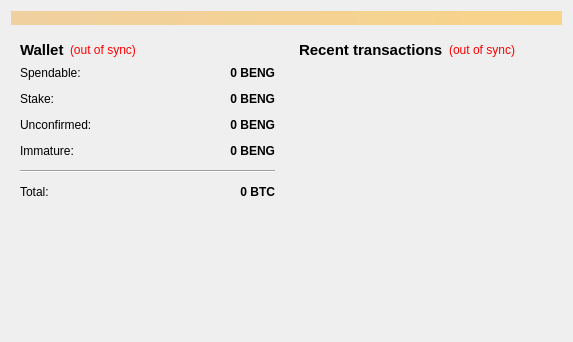
<?xml version="1.0" encoding="UTF-8"?>
<ui version="4.0">
 <class>OverviewPage</class>
 <widget class="QWidget" name="OverviewPage">
  <property name="geometry">
   <rect>
    <x>0</x>
    <y>0</y>
    <width>573</width>
    <height>342</height>
   </rect>
  </property>
  <property name="windowTitle">
   <string>Form</string>
  </property>
  <layout class="QVBoxLayout" name="topLayout">
   <item>
    <widget class="QLabel" name="labelAlerts">
     <property name="visible">
      <bool>false</bool>
     </property>
     <property name="styleSheet">
      <string notr="true">background-color: qlineargradient(x1: 0, y1: 0, x2: 1, y2: 0, stop:0 #F0D0A0, stop:1 #F8D488);  color:#000000
</string>
     </property>
     <property name="wordWrap">
      <bool>true</bool>
     </property>
     <property name="margin">
      <number>3</number>
     </property>
    </widget>
   </item>
   <item>
    <layout class="QHBoxLayout" name="horizontalLayout" stretch="1,1">
     <item>
      <layout class="QVBoxLayout" name="verticalLayout_2">
       <item>
        <widget class="QWidget" name="widget" native="true">
         <layout class="QVBoxLayout" name="verticalLayout_4">
          <item>
           <layout class="QHBoxLayout" name="horizontalLayout_4">
            <item>
             <widget class="QLabel" name="label_5">
              <property name="font">
               <font>
                <pointsize>11</pointsize>
                <weight>75</weight>
                <bold>true</bold>
               </font>
              </property>
              <property name="text">
               <string>Wallet</string>
              </property>
             </widget>
            </item>
            <item>
             <widget class="QLabel" name="labelWalletStatus">
              <property name="toolTip">
               <string>The displayed information may be out of date. Your wallet automatically synchronizes with the Bitengen network after a connection is established, but this process has not completed yet.</string>
              </property>
              <property name="styleSheet">
               <string notr="true">QLabel { color: red; }</string>
              </property>
              <property name="text">
               <string notr="true">(out of sync)</string>
              </property>
              <property name="alignment">
               <set>Qt::AlignLeading|Qt::AlignLeft|Qt::AlignVCenter</set>
              </property>
             </widget>
            </item>
            <item>
             <spacer name="horizontalSpacer_2">
              <property name="orientation">
               <enum>Qt::Horizontal</enum>
              </property>
              <property name="sizeHint" stdset="0">
               <size>
                <width>40</width>
                <height>20</height>
               </size>
              </property>
             </spacer>
            </item>
           </layout>
          </item>
          <item>
           <layout class="QFormLayout" name="formLayout_2">
            <property name="fieldGrowthPolicy">
             <enum>QFormLayout::AllNonFixedFieldsGrow</enum>
            </property>
            <property name="horizontalSpacing">
             <number>12</number>
            </property>
            <property name="verticalSpacing">
             <number>12</number>
            </property>
            <item row="0" column="0">
             <widget class="QLabel" name="label">
              <property name="text">
               <string>Spendable:</string>
              </property>
             </widget>
            </item>
            <item row="0" column="1">
             <widget class="QLabel" name="labelBalance">
              <property name="font">
               <font>
                <weight>75</weight>
                <bold>true</bold>
               </font>
              </property>
              <property name="cursor">
               <cursorShape>IBeamCursor</cursorShape>
              </property>
              <property name="toolTip">
               <string>Your current spendable balance</string>
              </property>
              <property name="text">
               <string notr="true">0 BENG</string>
              </property>
              <property name="alignment">
               <set>Qt::AlignRight|Qt::AlignTrailing|Qt::AlignVCenter</set>
              </property>
              <property name="textInteractionFlags">
               <set>Qt::LinksAccessibleByMouse|Qt::TextSelectableByKeyboard|Qt::TextSelectableByMouse</set>
              </property>
             </widget>
            </item>
            <item row="1" column="0">
             <widget class="QLabel" name="label_6">
              <property name="text">
               <string>Stake:</string>
              </property>
             </widget>
            </item>
            <item row="1" column="1">
             <widget class="QLabel" name="labelStake">
              <property name="font">
               <font>
                <weight>75</weight>
                <bold>true</bold>
               </font>
              </property>
              <property name="cursor">
               <cursorShape>IBeamCursor</cursorShape>
              </property>
              <property name="toolTip">
               <string>Total of coins that was staked, and do not yet count toward the current balance</string>
              </property>
              <property name="text">
               <string notr="true">0 BENG</string>
              </property>
              <property name="alignment">
               <set>Qt::AlignRight|Qt::AlignTrailing|Qt::AlignVCenter</set>
              </property>
              <property name="textInteractionFlags">
               <set>Qt::LinksAccessibleByMouse|Qt::TextSelectableByKeyboard|Qt::TextSelectableByMouse</set>
              </property>
             </widget>
            </item>
            <item row="2" column="0">
             <widget class="QLabel" name="label_3">
              <property name="text">
               <string>Unconfirmed:</string>
              </property>
             </widget>
            </item>
            <item row="2" column="1">
             <widget class="QLabel" name="labelUnconfirmed">
              <property name="font">
               <font>
                <weight>75</weight>
                <bold>true</bold>
               </font>
              </property>
              <property name="cursor">
               <cursorShape>IBeamCursor</cursorShape>
              </property>
              <property name="toolTip">
               <string>Total of transactions that have yet to be confirmed, and do not yet count toward the current balance</string>
              </property>
              <property name="text">
               <string notr="true">0 BENG</string>
              </property>
              <property name="alignment">
               <set>Qt::AlignRight|Qt::AlignTrailing|Qt::AlignVCenter</set>
              </property>
              <property name="textInteractionFlags">
               <set>Qt::LinksAccessibleByMouse|Qt::TextSelectableByKeyboard|Qt::TextSelectableByMouse</set>
              </property>
             </widget>
            </item>
            <item row="3" column="0">
             <widget class="QLabel" name="labelImmatureText">
              <property name="text">
               <string>Immature:</string>
              </property>
             </widget>
            </item>
            <item row="3" column="1">
             <widget class="QLabel" name="labelImmature">
              <property name="font">
               <font>
                <weight>75</weight>
                <bold>true</bold>
               </font>
              </property>
              <property name="toolTip">
               <string>Mined balance that has not yet matured</string>
              </property>
              <property name="text">
               <string notr="true">0 BENG</string>
              </property>
              <property name="alignment">
               <set>Qt::AlignRight|Qt::AlignTrailing|Qt::AlignVCenter</set>
              </property>
              <property name="textInteractionFlags">
               <set>Qt::LinksAccessibleByMouse|Qt::TextSelectableByKeyboard|Qt::TextSelectableByMouse</set>
              </property>
             </widget>
            </item>
            <item row="4" column="0" colspan="2">
             <widget class="Line" name="line">
              <property name="orientation">
               <enum>Qt::Horizontal</enum>
              </property>
             </widget>
            </item>
            <item row="5" column="0">
             <widget class="QLabel" name="labelTotalText">
              <property name="text">
               <string>Total:</string>
              </property>
             </widget>
            </item>
            <item row="5" column="1">
             <widget class="QLabel" name="labelTotal">
              <property name="font">
               <font>
                <weight>75</weight>
                <bold>true</bold>
               </font>
              </property>
              <property name="cursor">
               <cursorShape>IBeamCursor</cursorShape>
              </property>
              <property name="toolTip">
               <string>Your current total balance</string>
              </property>
              <property name="text">
               <string notr="true">0 BTC</string>
              </property>
              <property name="alignment">
               <set>Qt::AlignRight|Qt::AlignTrailing|Qt::AlignVCenter</set>
              </property>
              <property name="textInteractionFlags">
               <set>Qt::LinksAccessibleByMouse|Qt::TextSelectableByKeyboard|Qt::TextSelectableByMouse</set>
              </property>
             </widget>
            </item>
           </layout>
          </item>
         </layout>
        </widget>
       </item>
       <item>
        <spacer name="verticalSpacer">
         <property name="orientation">
          <enum>Qt::Vertical</enum>
         </property>
         <property name="sizeHint" stdset="0">
          <size>
           <width>20</width>
           <height>40</height>
          </size>
         </property>
        </spacer>
       </item>
      </layout>
     </item>
     <item>
      <layout class="QVBoxLayout" name="verticalLayout_3">
       <item>
        <widget class="QWidget" name="widget_2" native="true">
         <layout class="QVBoxLayout" name="verticalLayout">
          <item>
           <layout class="QHBoxLayout" name="horizontalLayout_2">
            <item>
             <widget class="QLabel" name="label_4">
              <property name="font">
               <font>
                <pointsize>11</pointsize>
                <weight>75</weight>
                <bold>true</bold>
               </font>
              </property>
              <property name="text">
               <string>&lt;b&gt;Recent transactions&lt;/b&gt;</string>
              </property>
             </widget>
            </item>
            <item>
             <widget class="QLabel" name="labelTransactionsStatus">
              <property name="toolTip">
               <string>The displayed information may be out of date. Your wallet automatically synchronizes with the Bitengen network after a connection is established, but this process has not completed yet.</string>
              </property>
              <property name="styleSheet">
               <string notr="true">QLabel { color: red; }</string>
              </property>
              <property name="text">
               <string notr="true">(out of sync)</string>
              </property>
              <property name="alignment">
               <set>Qt::AlignRight|Qt::AlignTrailing|Qt::AlignVCenter</set>
              </property>
             </widget>
            </item>
            <item>
             <spacer name="horizontalSpacer">
              <property name="orientation">
               <enum>Qt::Horizontal</enum>
              </property>
              <property name="sizeHint" stdset="0">
               <size>
                <width>40</width>
                <height>20</height>
               </size>
              </property>
             </spacer>
            </item>
           </layout>
          </item>
          <item>
           <widget class="QListView" name="listTransactions">
            <property name="styleSheet">
             <string notr="true">QListView { background: transparent; }</string>
            </property>
            <property name="frameShape">
             <enum>QFrame::NoFrame</enum>
            </property>
            <property name="verticalScrollBarPolicy">
             <enum>Qt::ScrollBarAlwaysOff</enum>
            </property>
            <property name="horizontalScrollBarPolicy">
             <enum>Qt::ScrollBarAlwaysOff</enum>
            </property>
            <property name="selectionMode">
             <enum>QAbstractItemView::NoSelection</enum>
            </property>
           </widget>
          </item>
         </layout>
        </widget>
       </item>
      </layout>
     </item>
    </layout>
   </item>
  </layout>
 </widget>
 <resources/>
 <connections/>
</ui>
